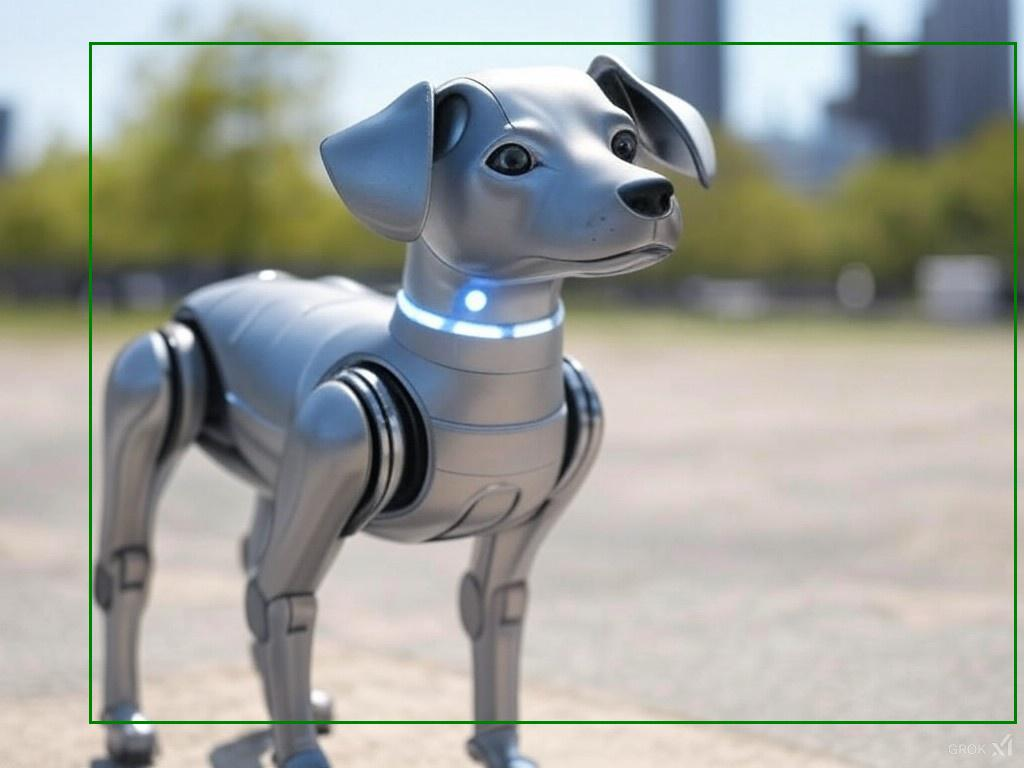
#> input picture temp_bb_image.jpeg, 1024 x 768 px, given in place of boilled_eggs.jpeg, which was not available
$ jupyter execute --allow-errors examples_plot.ipynb
#> lines starting #> are read from the running program, lines starting #| are printed output that depends on the picture
[cell 1]
##getting bounding box from llm

[cell 2]
from mb_rag.utils.bounding_box import BoundingBoxConfig,BoundingBoxProcessor
import os

#> (a cell that did not finish here is left out)

#> (a cell that did not finish here is left out)

[cell 5]
image_path = "/home/malav/Downloads/boilled_eggs.jpeg"
#> (the rest of this cell did not finish here and is left out)

#> (a cell that did not finish here is left out)

[cell 7]
sample_boxes = {'eggs1':[652, 360, 751, 502],'eggs2':[289, 281, 375, 399],'eggs3':[564, 150, 656, 275]}

#> (a cell that did not finish here is left out)

#> (a cell that did not finish here is left out)

[cell 10]
import cv2
import matplotlib.pyplot as plt
img = cv2.imread("/home/malav/Downloads/boilled_eggs.jpeg")
#> img is the input picture: shape (768, 1024, 3); mean B, G, R 155.4, 161.1, 159
img = cv2.resize(img,(1000,1000))
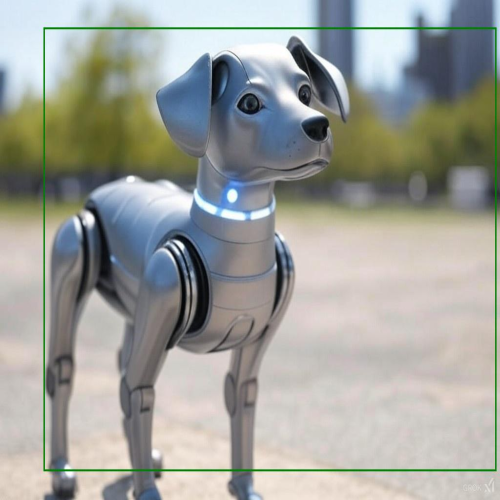
#> img: shape (1000, 1000, 3) (shown at 1/2 size); mean B, G, R 155.3, 161, 158.9
img = cv2.cvtColor(img,cv2.COLOR_BGR2RGB)
#> (the rest of this cell did not finish here and is left out)


$ run again, on data/IMG_1827.jpg
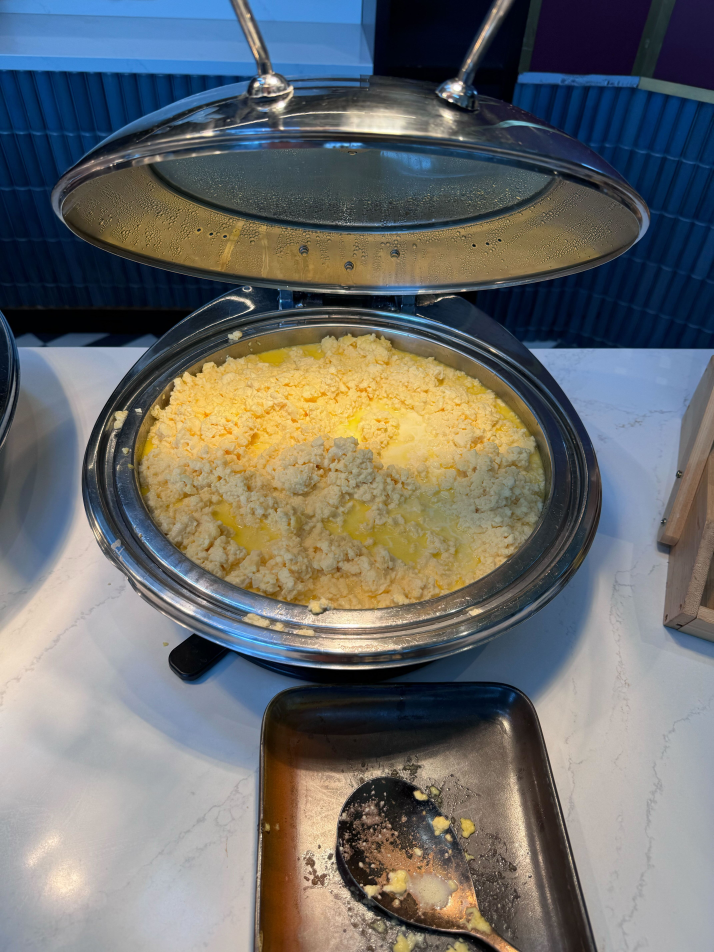
#> input picture data/IMG_1827.jpg, 4284 x 5712 px, given in place of boilled_eggs.jpeg, which was not available (shown at 1/6 size)
#> img is the input picture: shape (5712, 4284, 3); mean B, G, R 107.5, 109.5, 108.6
#> `img = cv2.resize(img,(1000,1000))`:
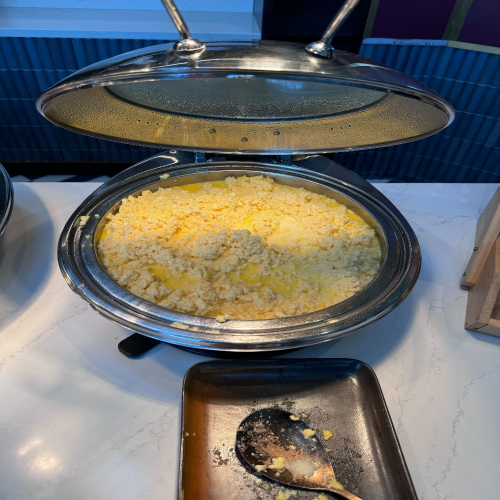
#> img: shape (1000, 1000, 3) (shown at 1/2 size); mean B, G, R 107.4, 109.4, 108.5
